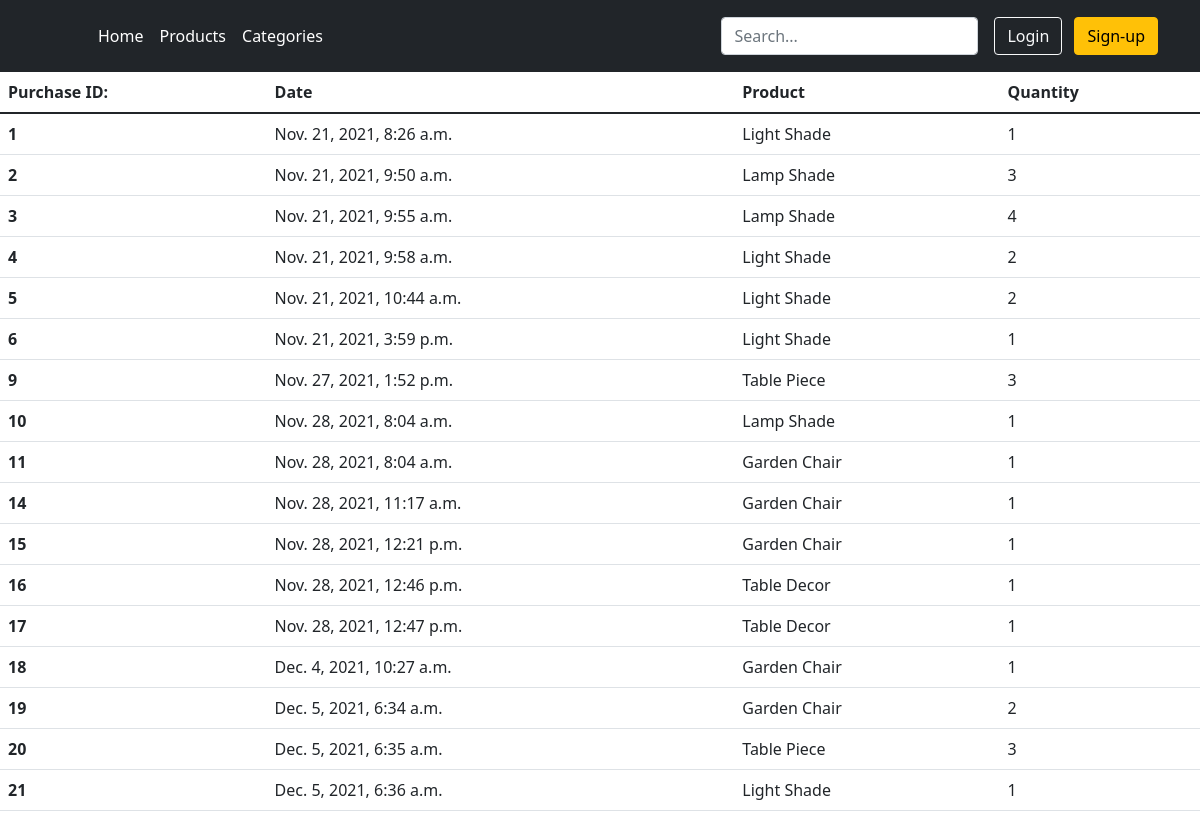
The app's page /store/orders/ with its own data.
### products/models.py (models this page shows, shortened)
class Purchase(models.Model):
    product = models.ForeignKey(Product, on_delete=models.DO_NOTHING)
    quantity = models.IntegerField()
    user = models.ForeignKey(User, on_delete=models.CASCADE)
    date = models.DateTimeField(auto_now_add=True)
    updated = models.DateTimeField(auto_now=True)

class Product(models.Model):
    title = models.CharField(max_length=200)
    description = models.TextField(blank=True)
    image = models.ImageField(upload_to='images/')
    price = models.DecimalField(max_digits=6, decimal_places=2)
    category = models.ForeignKey(Category, related_name='product', on_delete=models.CASCADE)
    slug = models.SlugField(max_length=255)
    quantity = models.IntegerField(default=0)
    is_active = models.BooleanField(default=True)
    created = models.DateTimeField(auto_now_add=True)
    updated = models.DateTimeField(auto_now=True)
    class Meta:
        verbose_name_plural = 'Products'
        ordering = ('-created',)
    def __str__(self):
        return self.title

### storeAnada/views.py (the view)
# urls.py: path('store/orders/', storeAnada.views.OrdersView.as_view(), name='orders'),
class OrdersView(TemplateView):
	template_name = 'store/orders.html'
	def get_context_data(self, **kwargs):
		context = super().get_context_data(**kwargs)
		context["orders"] = Purchase.objects.all()
		return context

### templates/store/orders.html (shortened to what this page needs)
{% extends "base.html" %}
{% load static %}
{% block content %}
    <table class="table">
  <thead>
    <tr>
        <th scope="col">Purchase ID:</th>
        <th scope="col">Date</th>
        <th scope="col">Product</th>
        <th scope="col">Quantity</th>
    </tr>
  </thead>
  <tbody>
      {% for item in orders %}
            <tr>
              <th scope="row">{{ item.pk }}</th>
              <td>{{ item.date }}</td>
                <td>{{ item.product }}</td>
                <td>{{ item.quantity }}</td>
            </tr>
        {% endfor %}
  </tbody>
{% endblock %}

### records on screen
Purchase: pk "1", date "Nov. 21, 2021, 8:26 a.m.", product "Light Shade", quantity "1"
Purchase: pk "2", date "Nov. 21, 2021, 9:50 a.m.", product "Lamp Shade", quantity "3"
Purchase: pk "3", date "Nov. 21, 2021, 9:55 a.m.", product "Lamp Shade", quantity "4"
Purchase: pk "4", date "Nov. 21, 2021, 9:58 a.m.", product "Light Shade", quantity "2"
Purchase: pk "5", date "Nov. 21, 2021, 10:44 a.m.", product "Light Shade", quantity "2"
Purchase: pk "6", date "Nov. 21, 2021, 3:59 p.m.", product "Light Shade", quantity "1"
Purchase: pk "9", date "Nov. 27, 2021, 1:52 p.m.", product "Table Piece", quantity "3"
Purchase: pk "10", date "Nov. 28, 2021, 8:04 a.m.", product "Lamp Shade", quantity "1"
Purchase: pk "11", date "Nov. 28, 2021, 8:04 a.m.", product "Garden Chair", quantity "1"
Purchase: pk "14", date "Nov. 28, 2021, 11:17 a.m.", product "Garden Chair", quantity "1"
Purchase: pk "15", date "Nov. 28, 2021, 12:21 p.m.", product "Garden Chair", quantity "1"
Purchase: pk "16", date "Nov. 28, 2021, 12:46 p.m.", product "Table Decor", quantity "1"
Purchase: pk "17", date "Nov. 28, 2021, 12:47 p.m.", product "Table Decor", quantity "1"
Purchase: pk "18", date "Dec. 4, 2021, 10:27 a.m.", product "Garden Chair", quantity "1"
Purchase: pk "19", date "Dec. 5, 2021, 6:34 a.m.", product "Garden Chair", quantity "2"
Purchase: pk "20", date "Dec. 5, 2021, 6:35 a.m.", product "Table Piece", quantity "3"
Purchase: pk "21", date "Dec. 5, 2021, 6:36 a.m.", product "Light Shade", quantity "1"
